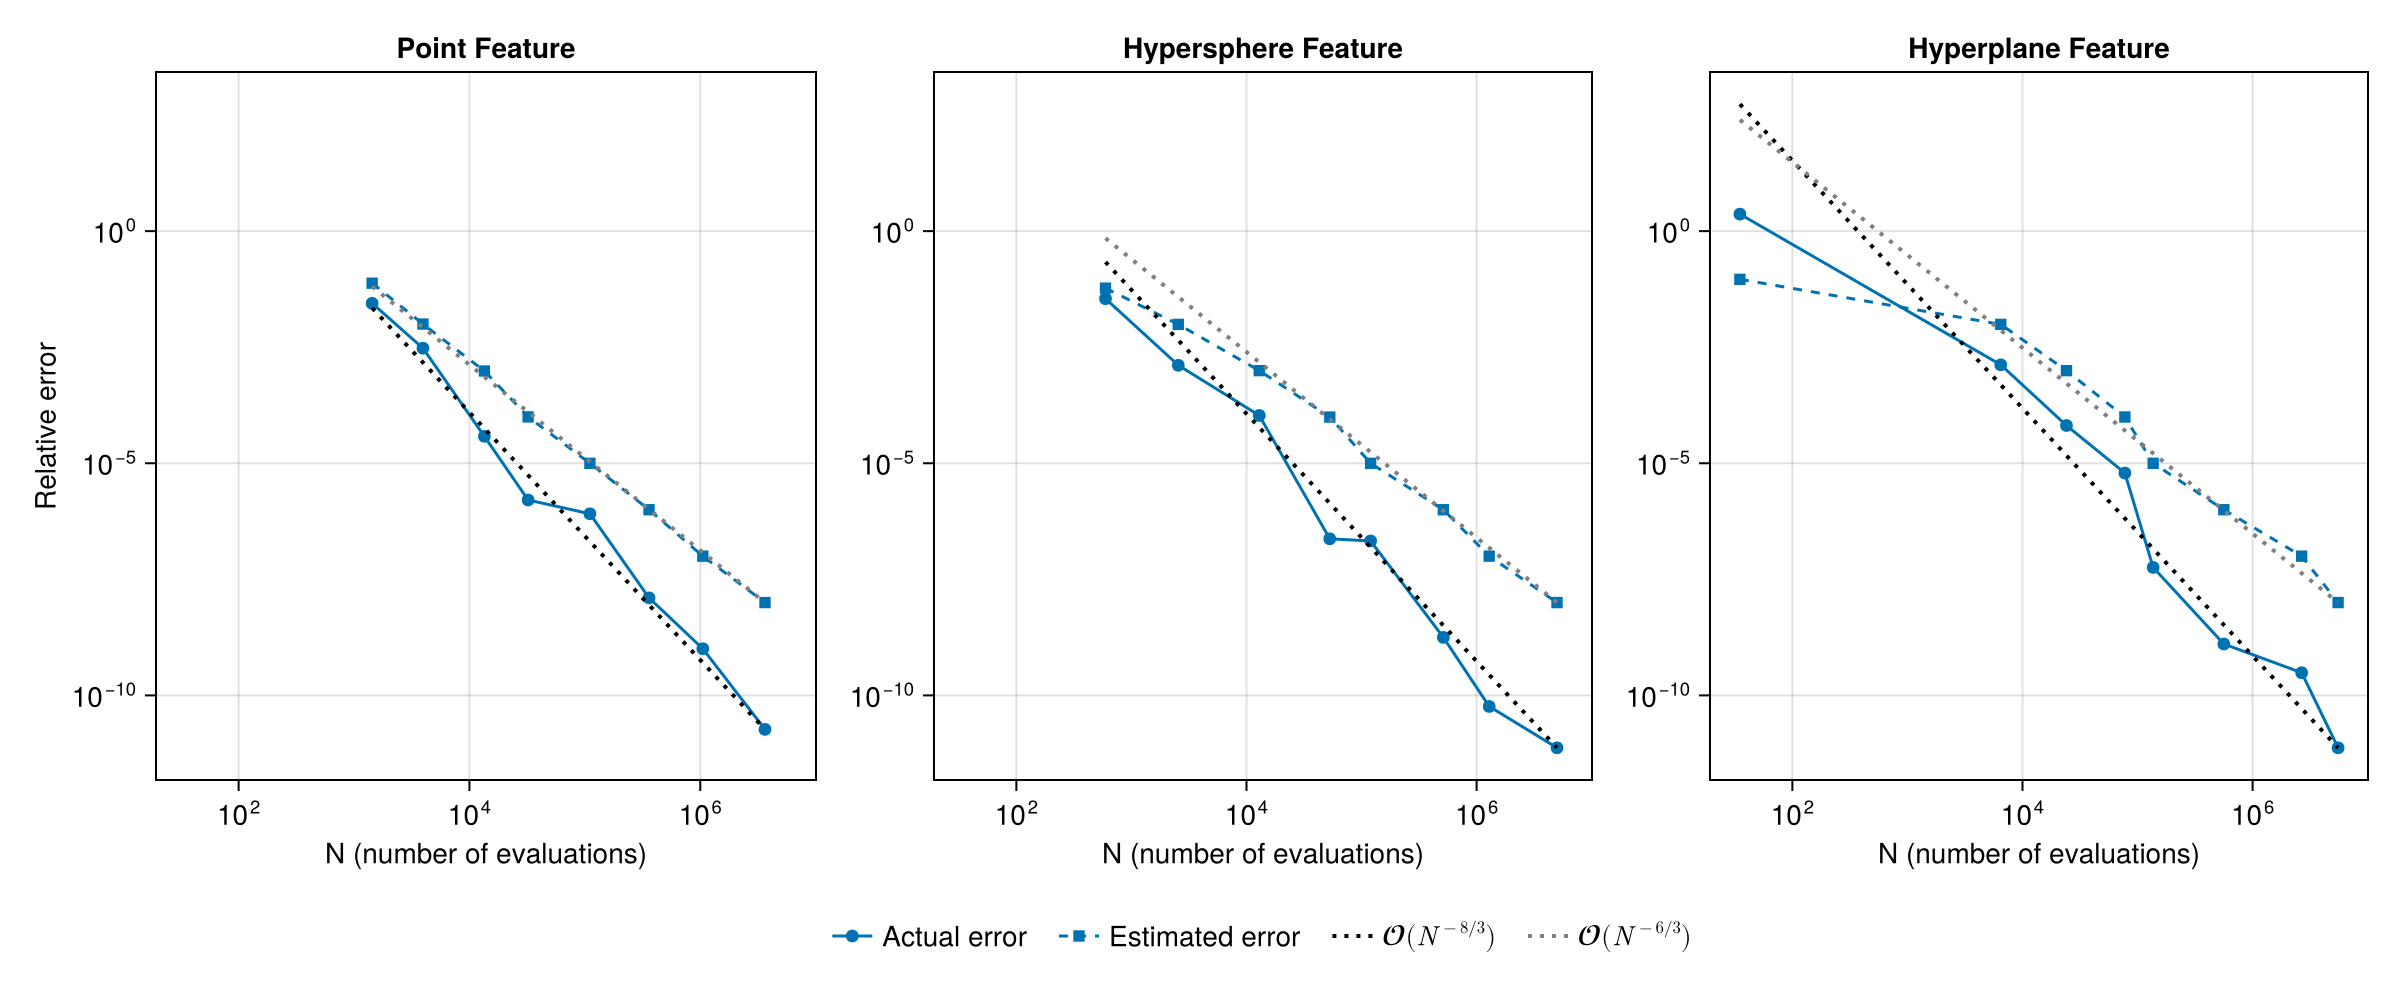

Write the Julia code that produced this figure.
using CairoMakie
using HAdaptiveIntegration.Rule: GrundmannMoeller, embedded_cubature, orders
using HAdaptiveIntegration: Tetrahedron, integrate
using LinearAlgebra
using StaticArrays

include("util.jl")

const QRULE = GrundmannMoeller{3}(7, 5)

function reference(f)
    ec = embedded_cubature(QRULE)
    dom = Tetrahedron((0.0, 0.0, 0.0), (1.0, 0.0, 0.0), (0.0, 1.0, 0.0), (0.0, 0.0, 1.0))
    I, E = integrate(f, dom; rule = ec, rtol = REFTOL, maxsubdiv = typemax(Int))
    return I, E
end

function run_convergence(fct)
    high, low = orders(QRULE) .+ 1
    counter = Ref(0)
    fct_count = (x) -> (counter[] += 1; fct(x))
    dom = Tetrahedron((0.0, 0.0, 0.0), (1.0, 0.0, 0.0), (0.0, 1.0, 0.0), (0.0, 0.0, 1.0))
    ec = embedded_cubature(QRULE)

    rtol_vec = [1 / 10^i for i in 1:8]
    Iref, _ = reference(fct)

    hai = (I = zeros(length(rtol_vec)), E = zeros(length(rtol_vec)), N = zeros(length(rtol_vec)))

    for (i, rtol) in enumerate(rtol_vec)
        counter[] = 0
        I, E = integrate(fct_count, dom; rule = ec, rtol = rtol)
        hai.I[i], hai.E[i], hai.N[i] = I, E, counter[]
    end

    return hai, Iref, high, low
end

fct_point, fct_sphere, fct_plane = make_features(3)

println("Running convergence for point feature...")
hai_point, Iref_point, high, low = run_convergence(fct_point)
println("Running convergence for hypersphere feature...")
hai_sphere, Iref_sphere, _, _ = run_convergence(fct_sphere)
println("Running convergence for hyperplane feature...")
hai_plane, Iref_plane, _, _ = run_convergence(fct_plane)

fig_cvg = Figure(size = (1200, 500))

c_hai = Makie.wong_colors()[1]

axes_cvg = Axis[]
legend_plots = Any[]
for (col, hai, Iref, title) in (
        (1, hai_point, Iref_point, "Point Feature"),
        (2, hai_sphere, Iref_sphere, "Hypersphere Feature"),
        (3, hai_plane, Iref_plane, "Hyperplane Feature"),
    )
    ylab = col == 1 ? "Relative error" : ""
    ax = push!(
        axes_cvg, Axis(
            fig_cvg[1, col];
            xlabel = "N (number of evaluations)",
            ylabel = ylab,
            xscale = log10,
            yscale = log10,
            title = title,
        )
    )[end]

    p1 = scatterlines!(ax, hai.N, abs.(hai.I .- Iref) ./ abs(Iref); color = c_hai, marker = :circle)
    p2 = scatterlines!(ax, hai.N, hai.E ./ abs(Iref); color = c_hai, marker = :rect, linestyle = :dash)
    idx_ref = length(hai.N)
    p3 = lines!(
        ax, hai.N, (abs(hai.I[idx_ref] - Iref) / abs(Iref)) .* (hai.N ./ hai.N[idx_ref]) .^ (-high / 3);
        color = :black, linestyle = :dot, linewidth = 2,
    )
    p4 = lines!(
        ax, hai.N, (hai.E[idx_ref] / abs(Iref)) .* (hai.N ./ hai.N[idx_ref]) .^ (-low / 3);
        color = :gray, linestyle = :dot, linewidth = 2,
    )

    col == 1 && append!(legend_plots, [p1, p2, p3, p4])
end

linkaxes!(axes_cvg...)
Legend(
    fig_cvg[2, :],
    legend_plots,
    ["Actual error", "Estimated error", L"\mathcal{O}(N^{-%$(high)/3})", L"\mathcal{O}(N^{-%$(low)/3})"];
    orientation = :horizontal,
    framevisible = false,
)

save(joinpath(@__DIR__, "cvg_tetrahedron.png"), fig_cvg)
println("Saved cvg_tetrahedron.png")
